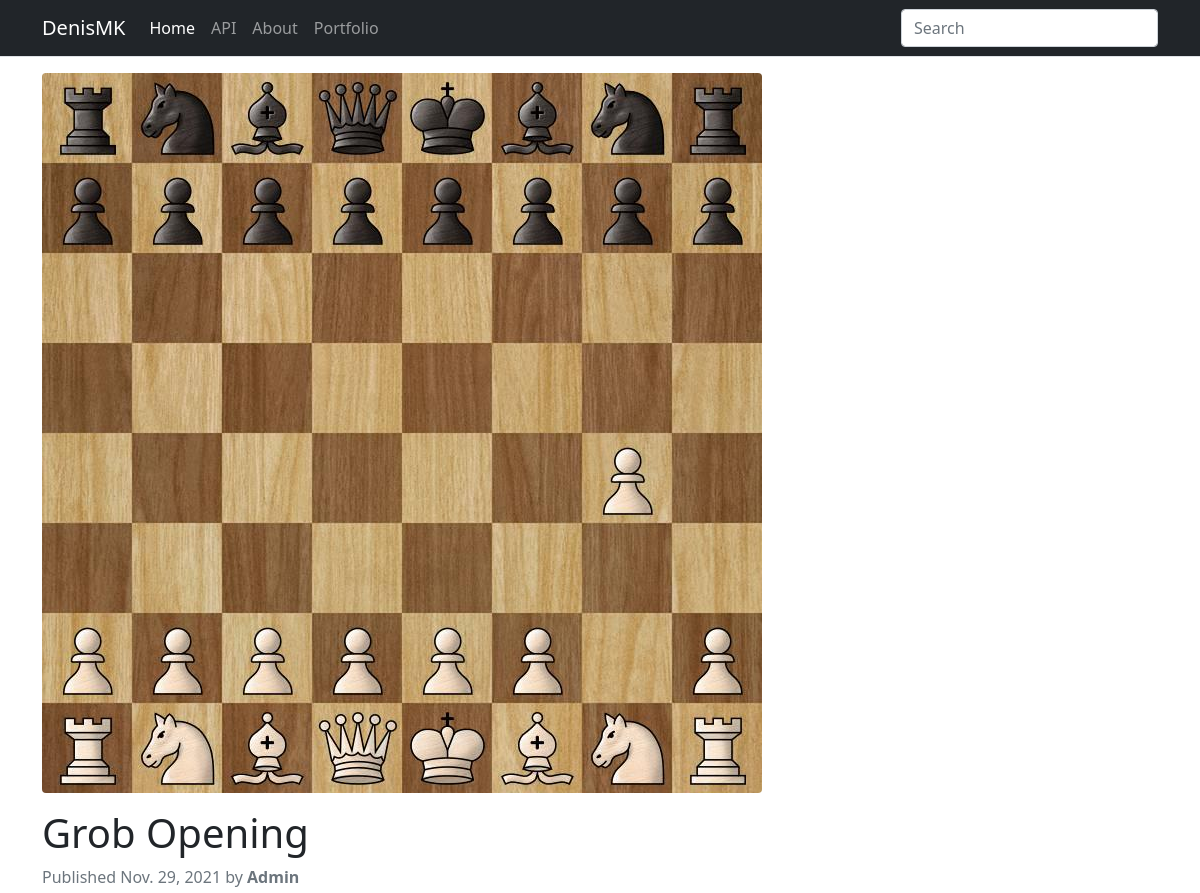
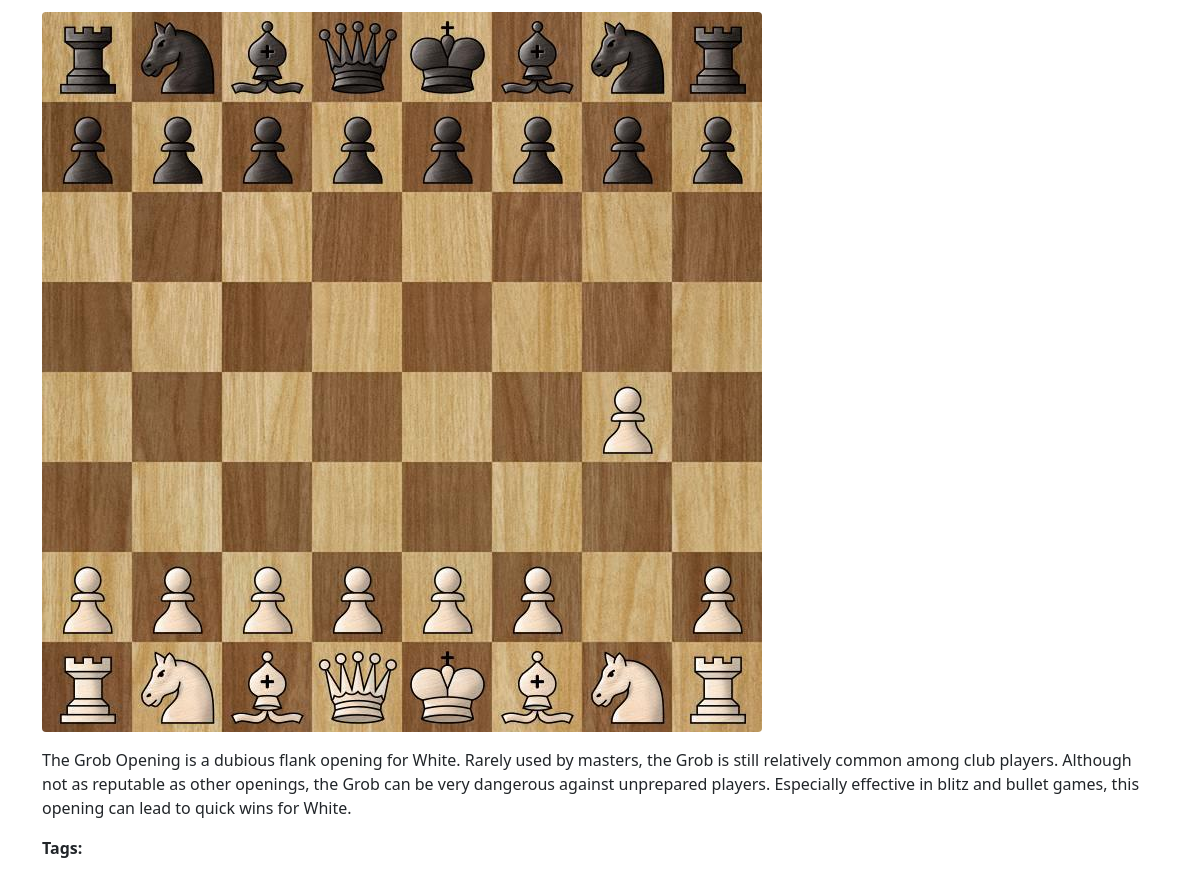
Screenshot of /grob-opening/ with the database file from the repository (2 pictures, top to bottom).
### blog/models.py (models this page shows, shortened)
class Post(models.Model):
    STATUS_CHOICES = (
        ('draft', 'Draft'),
        ('published', 'Published'),
    )
    title = models.CharField(max_length=200, unique=True)
    slug = models.SlugField(max_length=200, unique_for_date='publish', unique=True)
    image = models.ImageField(upload_to='featured_image/%Y/%m/%d/')
    author = models.ForeignKey(User, on_delete=models.CASCADE, related_name='blog_posts')
    body = RichTextUploadingField()
    publish = models.DateTimeField(default=timezone.now)
    created = models.DateTimeField(auto_now_add=True)
    updated = models.DateTimeField(auto_now=True)
    status = models.CharField(max_length=10, choices=STATUS_CHOICES, default='draft')
    tags = TaggableManager()
    class Meta:
        ordering = ['-publish']
    objects = models.Manager()
    published = PublishedManager()

### blog/views.py (the view)
# urls.py: path('<slug:post>/', views.post_detail, name="post_detail"),
def post_detail(request, post):
    post = get_object_or_404(Post, slug=post, status='published')
    return render(request, 'post_detail.html', {'post': post})

### templates/post_detail.html (shortened to what this page needs)
{% extends 'base.html' %}
{% block content %}
    <article>
        <figure>
         <img src="{{ post.image.url }}" class="rounded" alt="{{post.title}}">
        </figure>
        <div class="mt-3">
            <h1>{{post.title}}</h1>
            <p class="text-muted">
                Published {{ post.publish.date }} by <strong>{{ post.author }}</strong>
            </p>
        </div>
        <div class="article-body">
            {{post.body|safe}}
        </div>
       <p>
            <strong>Tags:</strong>
        </p>
    </article>
{% endblock content %}

### static/style.css (style rules this page uses)
article img { max-width: 100% !important; height: auto !important; border-radius: .25rem!important; }

### rows the page displays
Post: image (picture), title "Grob Opening", publish "Nov. 29, 2021", author "Admin", body (picture), body "The Grob Opening is a dubious flank opening for White. Rarely used by masters, the Grob is still relatively common among club players. Although not as reputable as other openings, the Grob can be very dangerous against unprepared players. Especially effective in blitz and bullet games, this opening can lead to quick wins for White."
